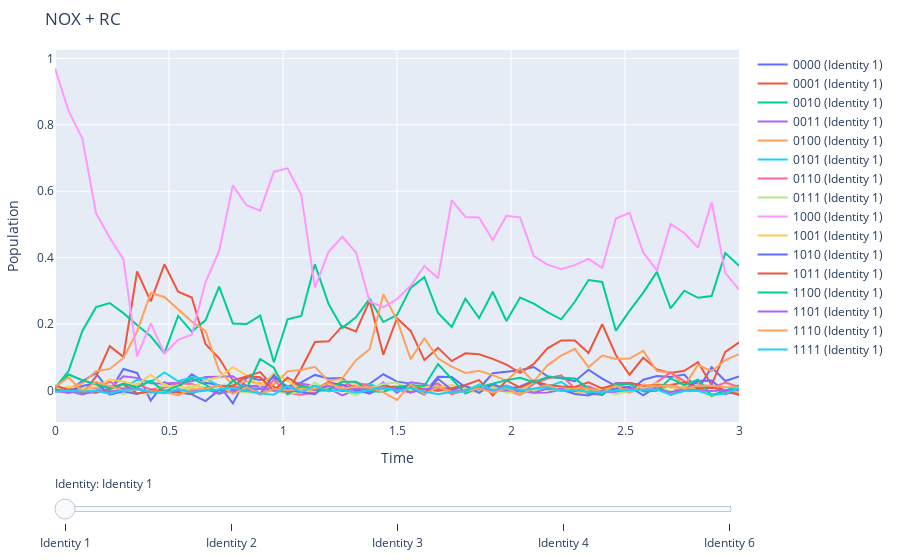

The notebook cell this image was saved under:
### Code cell
import plotly.graph_objects as go

# Initialize figure
fig = go.Figure(layout=dict(title="NOX + RC", 
                            yaxis_title="Population", 
                            xaxis_title="Time", 
                            margin=dict(t=50, l=20, r=20, b=20)))

# Identities values
identities = [1, 2, 3, 4, 6]

# Add traces for each identity
for identity in identities:
    nox_data = df.xs("NOX", level="Protocol").xs(identity, level="Identities")
    times = nox_data.index.get_level_values("Time")
    
    for col in nox_data.columns:
        fig.add_trace(go.Scatter(x=times, y=nox_data[col], name=f"{col} (Identity {identity})",
                                 visible=(identity == identities[0])))  # Only the first identity is visible initially

# Create and add slider
steps = []
for i, identity in enumerate(identities):
    step = dict(
        method="update",
        args=[{"visible": [False] * len(fig.data)},
              {"title": f"NOX + RC: Identity {identity}"}],
        label=f"Identity {identity}"
    )
    
    for j in range(i * len(nox_data.columns), (i + 1) * len(nox_data.columns)):
        step["args"][0]["visible"][j] = True  # Toggle i-th trace to "visible"

    steps.append(step)

sliders = [dict(
    active=0,
    currentvalue={"prefix": "Identity: "},
    pad={"t": 50},
    steps=steps
)]

fig.update_layout(sliders=sliders)

# Show the figure
fig.show()
